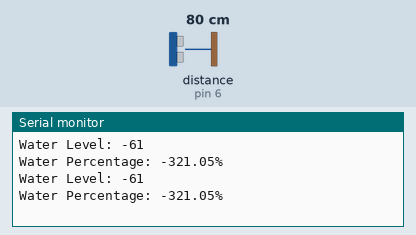
Recording of a sketch running on a simulated Arduino Uno, built with avr-gcc and run on an emulated ATmega328P. Parts: the last lines printed to the serial monitor. Inputs (shaded band) come from the test bench; at power-on: distance to the obstacle (sensor on pin 6) 80 cm. The echo pulse lasts 58.3 µs per cm.

Above: at 1.8 s.
1.9 s: distance to the obstacle (sensor on pin 6) set to 2 cm
At 2.8 s:
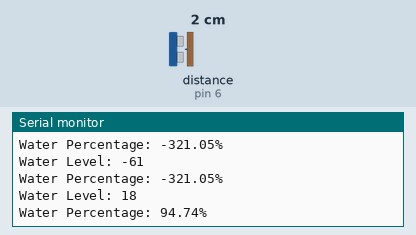
3.4 s: distance to the obstacle (sensor on pin 6) set to 4 cm
At 4.5 s:
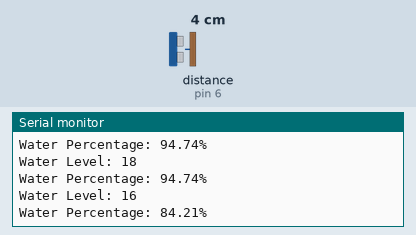
Timing chart, 0 to 6.4 s (numbered marks = the images above; inputs shaded):
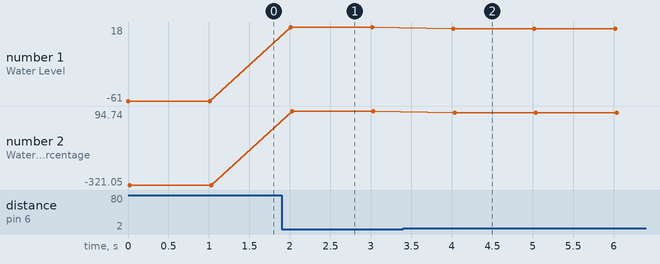

Measured:
- after the input at 1.9 s, the serial monitor: prints a new line after 0.11 s (image 1)
- after the input at 3.4 s, the serial monitor: prints a new line after 0.62 s (image 2)
- plotted number 1: -61 → 18 after the input at 1.9 s, 18 → 16 after the input at 3.4 s
- plotted number 2: -321.05 → 94.74 after the input at 1.9 s, 94.74 → 84.21 after the input at 3.4 s

The sketch:

waterLevelTest.ino
```cpp
#include <NewPing.h>
#include <math.h>

#define ULTRASONIC_TRIGGER_PIN 5
#define ULTRASONIC_ECHO_PIN 6

NewPing ultrasonic(ULTRASONIC_TRIGGER_PIN, ULTRASONIC_ECHO_PIN);
int waterLevel;

void setup() {
  // put your setup code here, to run once:
  Serial.begin(9600);
}

void loop() {
  // put your main code here, to run repeatedly:
  waterLevel = 20 - ultrasonic.ping_cm();
  Serial.println("Water Level: " + String(waterLevel));

  float waterPercent = ((float)waterLevel/19) * 100;
  Serial.println("Water Percentage: " + String(waterPercent) + "%");

  delay(1000);
}
```
